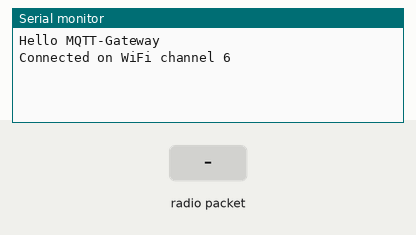
A sketch run on a simulated ESP32. Shown: the last lines printed to the serial monitor. Inputs (shaded band) come from the test bench. No MQTT or app messages arrive unless stated.

Above: at 2.4 s.
2.5 s: radio packet ":" arrives
At 3.7 s:
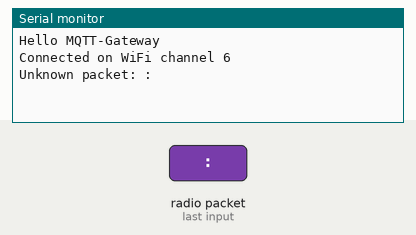
4.0 s: radio packet "1" arrives
At 4.9 s:
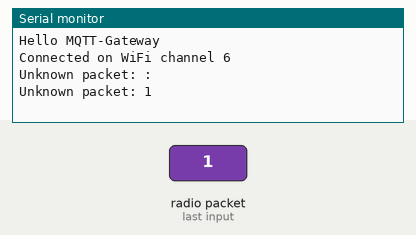

Measured:
- after the input at 2.5 s, the serial monitor: prints a new line at once (image 1)
- after the input at 4.0 s, the serial monitor: prints a new line at once (image 2)

The sketch:

MQTT-Gateway.ino
```cpp
#include <EspMQTTClient.h>
#include "EspNowMQTTServer.h"

EspMQTTClient client(
  "WifiSSID",
  "WifiPassword",
  "my-project-cloud.shiftr.io", // MQTT Broker server
  "MQTTUsername",               // Can be omitted if not needed
  "MQTTPassword",               // Can be omitted if not needed
  "TestClient",                 // Client name that uniquely identify your device
  1883                          // The MQTT port, default to 1883. this line can be omitted
);

EspNowMQTTServer server;

unsigned long lastMillis = 0;

void setup()
{
  Serial.begin(115200);
  Serial.println("Hello MQTT-Gateway");

  client.enableDebuggingMessages(); // Enable debugging messages sent to serial output
}

void onConnectionEstablished()
{
  server.begin("MQTT-gateway");
}

void onMessageReceived(const String &macAddress, const String &topic, const String &value, bool retain) {
  client.publish(topic, value, retain);
}

void loop()
{
  client.loop();
  server.loop();

  if (millis() - lastMillis > 10000) {
    lastMillis = millis();

    client.publish("MQTT-Gateway/uptime", String(millis()/1000), 1);
    client.publish("MQTT-Gateway/MAC", WiFi.macAddress(), 1);
  }
}
```

EspNowMQTTServer.cpp
```cpp
#include "EspNowMQTTServer.h"
#include <esp_now.h>
#include <esp_wifi.h>
#include <WiFi.h>

// Check if a packet is a scan packet.
// A scan packet is a 32-bit packed with the hex code 0x5caff01d ("scaffold").
bool isScanPacket(const uint8_t *packet, int packet_len)
{
  return packet_len == 4 && *(uint32_t *)packet == 0x5caff01d;
}

void sendScanAck(const uint8_t *dst_addr)
{
  esp_now_peer_info_t scan_client {
    {dst_addr[0], dst_addr[1], dst_addr[2], dst_addr[3], dst_addr[4], dst_addr[5]},
    {}, (uint8_t)WiFi.channel(), WIFI_IF_STA, false, NULL
  };
  if (esp_now_is_peer_exist(scan_client.peer_addr)) {
    esp_now_del_peer(scan_client.peer_addr);
  }
  auto err = esp_now_add_peer(&scan_client);
  if (err != ESP_OK) {
    Serial.print("esp_now_add_peer(scan_client) failed: ");
    Serial.println(String(esp_err_to_name(err)));
    return;
  }

  // FIXME: We could describe this as a struct instead
  uint8_t packet[11] = {
    0x1d, 0xf0, 0xaf, 0x5c,
    0x00, 0x00, 0x00, 0x00, 0x00, 0x00,
    (uint8_t)WiFi.channel(),
  };
  WiFi.macAddress(packet+4);

  auto result = esp_now_send(dst_addr, packet, 11);
  if (result != ESP_OK) {
    Serial.print("Send scan ACK failed: ");
    Serial.println(String(esp_err_to_name(result)));
  }
}

bool handleScanPacket(const uint8_t *mac_addr, const uint8_t *packet, int packet_len)
{
  if (isScanPacket(packet, packet_len)) {
    sendScanAck(mac_addr);
    return true;
  }
  return false;
}

bool handleMQTTPacket(const uint8_t *mac_addr, const uint8_t *packet, int packet_len)
{
  // ESP-NOW MQTT message format:
  // Regular messages: "topicstring=valuestring\0"
  // Retained messages: "topicstring:=valuestring\0"

  String payload((const char *)packet);

  char macStr[18];
  snprintf(macStr, sizeof(macStr), "%02x:%02x:%02x:%02x:%02x:%02x",
           mac_addr[0], mac_addr[1], mac_addr[2], mac_addr[3], mac_addr[4], mac_addr[5]);
  /*
  Serial.println("");
  Serial.print("Recv from: "); Serial.println(macStr);
  Serial.print("["); Serial.print(packet_len); Serial.print("]: ");
  Serial.println(payload);
  */

  bool retain = false;
  int eq = payload.indexOf('=');
  if (eq <= 0) {
    Serial.println("Unknown packet: " + payload);
    return false;
  }
  String value = payload.substring(eq+1);
  if (payload.charAt(eq-1) == ':') {
    retain = true;
    eq--;
  }
  String topic = payload.substring(0, eq);

  onMessageReceived(String(macStr), topic, value, retain);
  return true;
}

void onDataRecv(const uint8_t *mac_addr, const uint8_t *packet, int packet_len)
{
  if (handleScanPacket(mac_addr, packet, packet_len)) return;
  handleMQTTPacket(mac_addr, packet, packet_len);
}

EspNowMQTTServer::EspNowMQTTServer()
{
}

// Starts an ESP-NOW MQTT server.
// Must be called _after_ a connection to a WiFi access point is made
bool EspNowMQTTServer::begin(const String& ssid)
{
  // This is needed since power saving is enabled by default in STA mode.
  // If we use WIFI_AP_STA, this is not needed.
  esp_wifi_set_ps(WIFI_PS_NONE);
  this->channel = WiFi.channel();
  Serial.print("Connected on WiFi channel ");
  Serial.println(this->channel);

  if (esp_now_init() != ESP_OK) {
    Serial.println("ESPNow Init failed");
    return false;
  }
  esp_now_register_recv_cb(onDataRecv);
  return true;
}

void EspNowMQTTServer::loop()
{
}
```

EspNowMQTTServer.h
```cpp
#include <Arduino.h>

// MUST be implemented in your sketch. Called when an MQTT message arrives over ESP-NOW
void onMessageReceived(const String &macAddress, const String &topic, const String &value, bool retain);

class EspNowMQTTServer
{
  int channel = 0;

public:
  EspNowMQTTServer();

  bool begin(const String& ssid);
  void loop();
};
```
